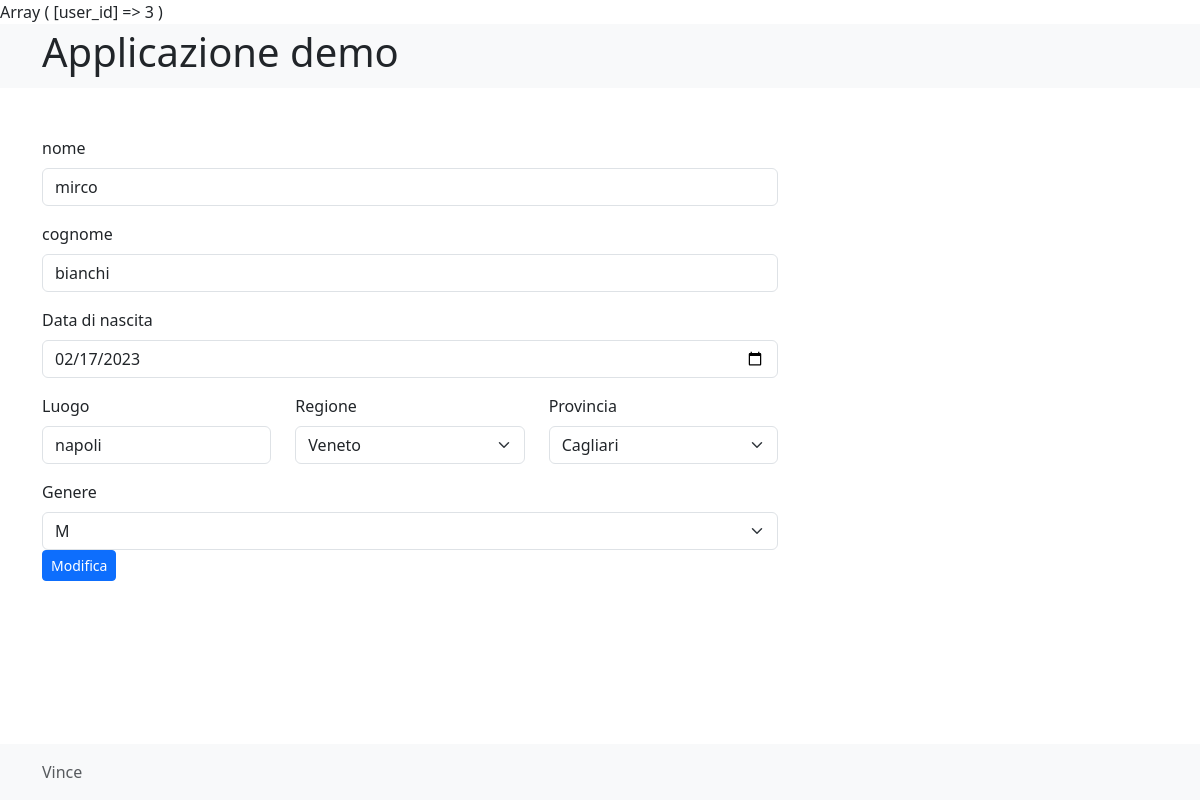
/form_in_php/edit-user.php?user_id=3, run on the app's committed database.
### tables this page shows
CREATE TABLE `user` (
  `user_id` int(10) NOT NULL,
  `first_name` varchar(255) NOT NULL,
  `last_name` varchar(255) NOT NULL,
  `birthday` date NOT NULL,
  `birth_place` varchar(255) NOT NULL,
  `regione_id` int(11) NOT NULL,
  `provincia_id` int(11) NOT NULL,
  `gender` enum('M','F') NOT NULL,
  `username` varchar(255) NOT NULL,
  `password` varchar(255) NOT NULL
);

CREATE TABLE `regione` (
  `regione_id` int(11) NOT NULL,
  `nome_regione` varchar(255) NOT NULL
);

CREATE TABLE `provincia` (
  `provincia_id` int(11) NOT NULL,
  `nome` varchar(255) NOT NULL,
  `sigla` varchar(2) NOT NULL,
  `id_regione` int(11) NOT NULL
);

### form_in_php/class/validator/ValidateRequired.php (called while the page is built, shortened)
<?php
class ValidateRequired implements Validable {
private $value = '';
private $valid;
public function __construct($default_value='', $message= 'il nome è obbligatorio') {
    $this->value = $default_value;
    $this -> valid = true;
}
public function getValue()
{
    return $this->value;
}
public function getValid()
{
return $this-> valid;
}
}

### form_in_php/class/crud/UserCRUD.php (called while the page is built, shortened)
<?php
class UserCRUD{
public function read(int $user_id=null)
{
    $conn = new \PDO(DB_DSN, DB_USER, DB_PASSWORD);
if(!is_null($user_id)){
    $query = "SELECT * FROM user where user_id = :user_id";
    $stm = $conn -> prepare($query);
    $stm -> bindValue(':user_id', $user_id, \PDO::PARAM_INT);
    $stm -> execute();
    $result = $stm -> fetchAll(\PDO::FETCH_CLASS,User::class);
    if(count($result) == 1){
        return $result[0];
    }
}else{
    $query = "SELECT * FROM user";
    $stm = $conn -> prepare($query);
    $stm -> execute();
    $result = $stm -> fetchAll(\PDO::FETCH_CLASS,User::class);
    return $result;
}
    $stm -> execute();
     $result = $stm -> fetchAll(\PDO::FETCH_CLASS,User::class);
     return $result;
}
}
?>

### form_in_php/class/Registry/it/Regione.php (called while the page is built, shortened)
<?php
class Regione {
public static function all()
{
 try {
    $conn = new \PDO(DB_DSN, DB_USER, DB_PASSWORD);
    $stm =  $conn-> prepare('SELECT * FROM regione;');
    $stm -> execute();
    $result = $stm -> fetchAll(\PDO::FETCH_OBJ);
   return $result;
 } catch (\Throwable $th) {
    throw $th;
 }
}
}
?>

### form_in_php/class/Registry/it/Provincia.php (called while the page is built, shortened)
<?php
class Provincia {
public static function all()
{
 try {
    $conn = new \PDO(DB_DSN, DB_USER, DB_PASSWORD);
    $stm =  $conn-> prepare('SELECT * FROM provincia;');
    $stm -> execute();
    $result = $stm -> fetchAll(\PDO::FETCH_OBJ);
   return $result;
 } catch (\Throwable $th) {
    throw $th;
 }
}
}
?>

### form_in_php/edit-user.php (the view, shortened to what this page needs)
<?php
print_r($_GET);
$user_id = filter_input(INPUT_GET, 'user_id', FILTER_VALIDATE_INT);
$crud = new UserCRUD;
$user = $crud->read($user_id);
$validatorRunner = new ValidatorRunner([
    'first_name' => new ValidateRequired($user->first_name, 'Il nome è obbligatorio'),
    'last_name'  => new ValidateRequired($user->last_name, 'Il cognome è obblicatorio'),
    'birthday'  => new ValidateRequired($user->birthday, 'La data di nascità non è valida'),
    'gender'  => new ValidateRequired($user->gender, 'Il Genere è obbligatorio'),
    'birth_place'  => new ValidateRequired($user->birth_place, 'La città è obbligatoria'),
    'regione_id' => new ValidateRequired($user->regione_id, 'La regione è obbligatoria'),
    'provincia_id' => new ValidateRequired($user->provincia_id, 'La provincia  è obbligatoria'),
]);
extract($validatorRunner->getValidatorList());
?>
<?php require "./class/views/head-view.php" ?>
<section class="row">
    <div class="col-sm-8">
        <form class="mt-1 mt-md-5" action="edit-user.php" method="post">
            <div class="mb-3">
                <label for="first_name" class="form-label">nome</label>
                <input type="text" value="<?= $first_name->getValue() ?>" class="form-control <?php echo !$first_name->getValid() ? 'is-invalid' : ''  ?>" name="first_name" id="first_name">
            </div>
            <div class="mb-3">
                <label for="last_name" class="form-label">cognome</label>
                <input type="text" id="last_name" value="<?= $last_name->getValue() ?>" name="last_name" class="form-control <?php echo !$last_name->getValid() ? 'is-invalid' : '' ?>">
            </div>
            <div class="mb-3">
                     <label for="birthday" class="form-label">Data di nascita</label>
                <input type="date"
                value="<?= $birthday->getValue() ?>"
                class="form-control <?php echo !$birthday->getValid() ? 'is-invalid':'' ?>"
                name="birthday"
                id="birthday"
                >
            </div>
            <div class="mb-3">
                <div class="row">
                    <div class="col">
                        <label for="birth_place" class="form-label">Luogo</label>
                        <input type="text" value="<?= $birth_place->getValue(); ?>" class="form-control <?php echo !$birth_place->getValid() ? 'is-invalid' : '' ?>" name="birth_place" id="birth_place">
                    </div>
                    <div class="col">
                        <label for="birth_region" class="form-label">Regione</label>
                        <select id="birth_region" class="form-select birth_region  <?php echo !$regione_id->getValid() ? 'is-invalid' : '' ?>" name="regione_id">
                            <?php foreach (Regione::all() as $key => $regione) : ?>
                                <option <?= ($regione_id->getValue() == $regione->regione_id) ? 'selected' : '' ?> value="<?= $regione->regione_id ?>"> <?= $regione->nome_regione ?> </option>;
                            <?php endforeach ?>
                        </select>
                    </div>
                    <div class="col">
                        <label for="provincia_id" class="form-label">Provincia</label>
                        <select id="provincia_id" class="provincia_id form-select <?php echo !$provincia_id->getValid() ? 'is-invalid' : '' ?>" name="provincia_id">
                            <?php foreach (Provincia::all() as $key => $provincia) : ?>
                                <option <?= ($provincia_id->getValue() == $provincia->provincia_id) ? 'selected' : '' ?> value="<?= $provincia->provincia_id ?>"> <?= $provincia->nome ?> </option>;
                            <?php endforeach ?>
                        </select>
                    </div>
                </div>
            </div>
            <div class="mb-3">
                <label for="gender" class="form-label">Genere</label>
                <select name="gender" class="form-select <?php echo !$gender->getValid() ? 'is-invalid' : '' ?>" id="gender">
                    <option <?php echo $gender->getValue() == 'M' ? 'selected' : ''  ?> value="M">M</option>
                </select>
                <button class="btn btn-primary btn-sm" type="submit">Modifica</button>
        </form>
            </div>
</section>
<?php require "./class/views/footer-view.php" ?>

### form_in_php/assets/css/style.css (style rules this page uses)
body { padding-bottom: 3rem; }

### data on the page
user: first_name "mirco", last_name "bianchi", birthday "02/17/2023", birth_place "napoli", regione_id "Veneto", provincia_id "Cagliari", gender "M"
